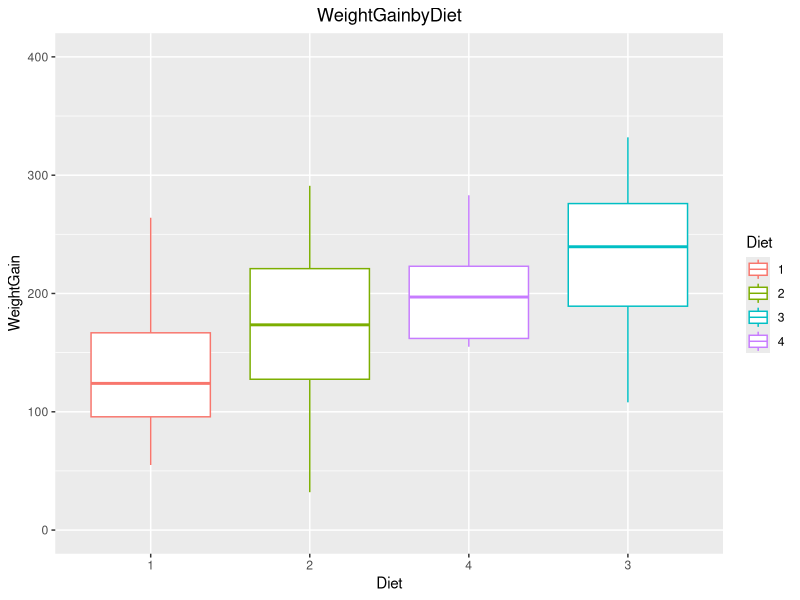
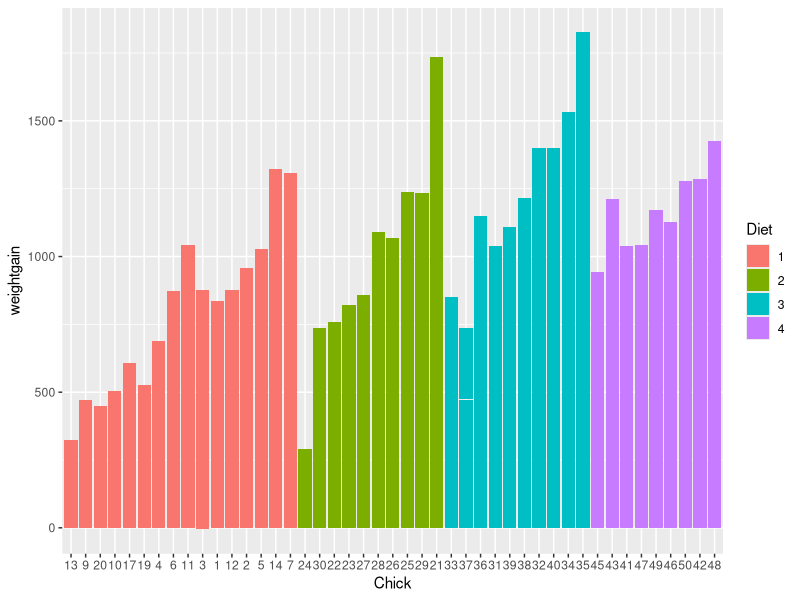
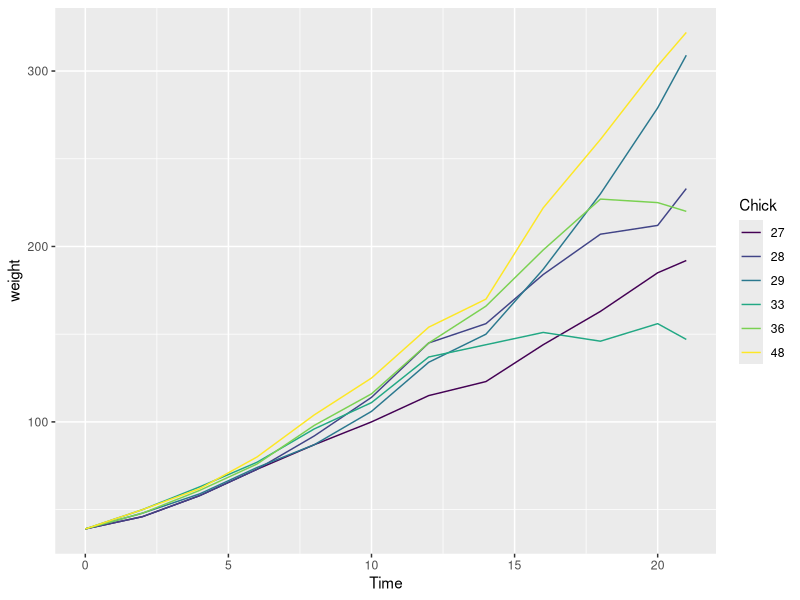
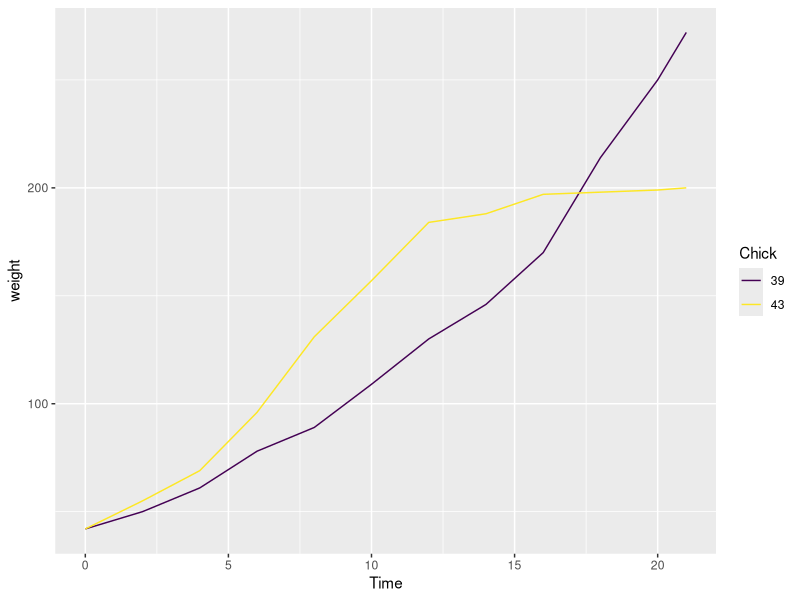
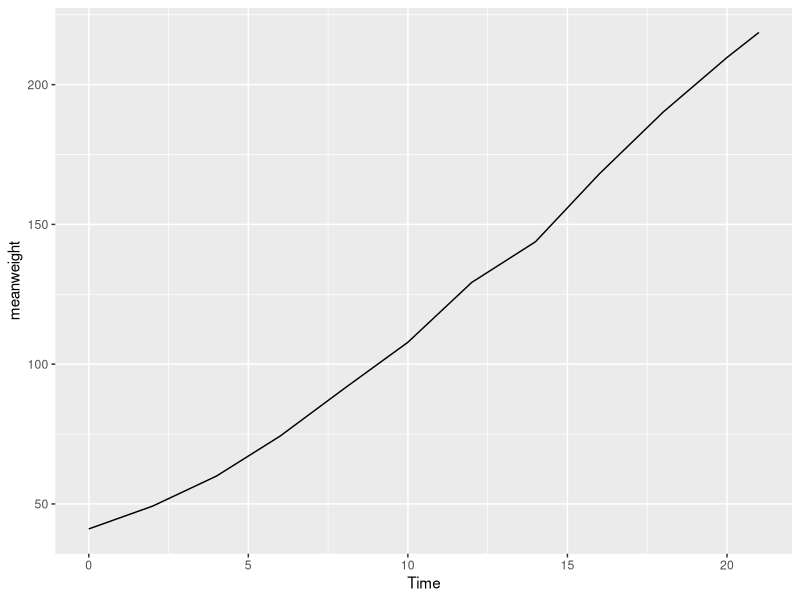

Write R code to recreate these figures, in order.
## ---- chunk 1
library(datasets)
library(dplyr)
library(ggplot2)
library(tidyverse)
?ChickWeight
## ---- chunk 2
weight <- ChickWeight %>% group_by(Diet) %>%
  filter(Time == 0) %>%
  summarize(numChicks = n_distinct(Chick), 
            AvgWeight = mean(weight, na.rm = TRUE), 
            SDWeight = sd(weight, na.rm = TRUE))
weight
## ---- chunk 3
weight <- ChickWeight
measurements <- weight %>%
  group_by(Chick) %>%
  mutate(NumMeasures = n()) %>%
  ungroup()
complete <- measurements%>%
  filter(NumMeasures==12)
head(complete, 3)


## ---- chunk 4
complete <- complete %>% group_by(Chick) %>%  mutate(dif = (weight - lag(weight, default = weight[1])), weightgain = cumsum(dif)) %>% select(-dif)
print(head(tbl_df(complete), 3))
## ---- chunk 5
weightgain <- complete %>%
              group_by(Chick) %>%
              mutate(weightgain = c(NA,diff(weight)))
head(complete)
weightgain
weightgain[1:3,]
## ---- chunk 6
cbox <- complete %>% filter(Time == 21)
ggplot(cbox, aes(x = reorder(Diet, weightgain, func = median), y = weightgain, color = Diet)) + geom_boxplot() + coord_cartesian(ylim = c(0, 400)) + labs(title = "WeightGainbyDiet", x = "Diet", y = "WeightGain") + theme(plot.title = element_text(hjust = 0.5))

## we are found that the purpe one the different to others because it has short line below the box. the red one has long line above the box.the red, green and purpe midian line in the weightGain are low whan 200.
## ---- chunk 7
complete[order(-complete$weightgain),]
complete %>%
  filter(Time == 21) %>%
  arrange(weightgain)
complete %>%
  ggplot(aes(x = Chick, y = weightgain, fill = Diet)) + geom_col()
## thought all line i can found that:all part is gradually increase
## in red part: i am found the obviously outlier line in the  chick.11 || this pard all line near 1000 or low than 1000 except number 14 and 7
## in the purpe part: all data is neear to 1000 and less than 1500
## in the green part: the first line less than 500, the last line is more than 1500 and it is near to 1750.there are different to other line.
## in the blue part: only have 2 line less than 1000. the other line is more than 1000. the high line in the last line.

## ---- chunk 8
min <- min(complete$weight)
max <- max(complete$weight)
chick <- complete %>%
    group_by(Chick) %>%
    filter(Time == 0, weight %in% c(min, max)) %>%
select(Chick)
complete %>%
group_by(Chick) %>%
    filter(Chick %in% chick$Chick) %>%
    ggplot(aes(Time, weight, color=Chick)) + 
               geom_line()
## ---- chunk 9
data2 <- dplyr::filter(ChickWeight, Time == 0)
df <- bind_rows(data2[which.max(data2$weight),],data2[which.min(data2$weight),])
chickdata <- filter(ChickWeight, Chick == 39 | Chick == 43)
plot <- ggplot(chickdata, aes(x=Time,y=weight, color=Chick)) + geom_line()
plot
## ---- chunk 10
test <- ChickWeight %>%
  group_by(Time) %>%
  summarise(meanweight = mean(weight))
plot2 <- ggplot(test, aes(x=Time,y=meanweight)) + geom_line()
plot2
## ---- chunk 11
complete %>%
  group_by(Chick) %>%
  mutate(weightgain = (weight - weight[Time == 0]))
complete %>%
  group_by(Time) %>%
  mutate(avgWeight = mean(weightgain))
a <- ggplot(complete, aes(x=avgWeight)) + geom_density(color="blue", fill="pink")
a <- a + ggtitle("Average Density Weight Gain Plot") + theme(plot.title = element_text(hjust=0.5))

## we are find a outlier when the weight in 42. when the time up is even the we
